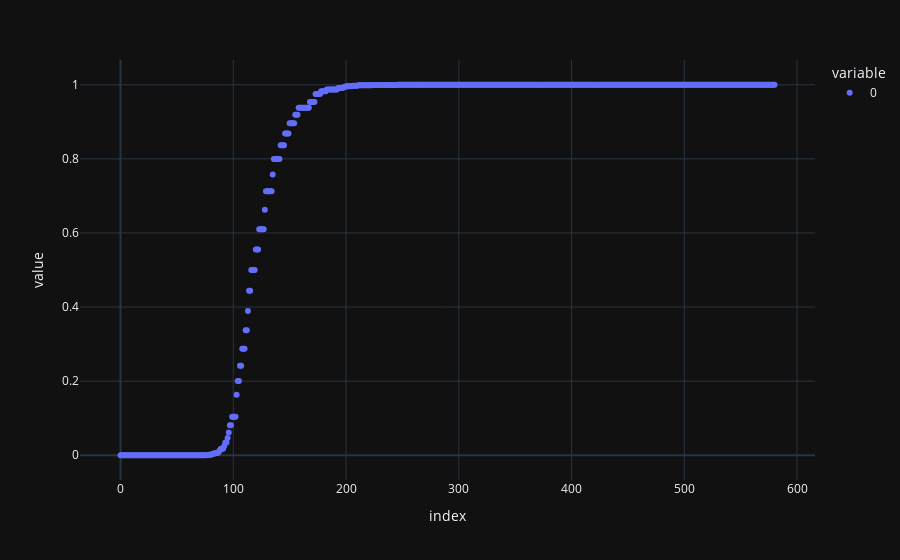

This figure's notebook cell:
### Code cell
import plotly.express as px
fig = px.scatter(temp)
fig.update_layout(template="plotly_dark")

### Figure 1 — Plotly figure (JSON) as saved in the notebook; plotly's stock layout.template omitted (floating-point values rounded to 4 significant figures; data arrays with more than 128 entries replaced by an {"elided": "..."} marker saying what was removed)
{"data": [{"hovertemplate": "variable=0<br>index=%{x}<br>value=%{y}<extra></extra>", "legendgroup": "0", "marker": {"color": "#636efa", "symbol": "circle"}, "mode": "markers", "name": "0", "orientation": "v", "showlegend": true, "type": "scatter", "x": {"elided": "581 int values"}, "xaxis": "x", "y": {"elided": "581 float values"}, "yaxis": "y"}], "layout": {"legend": {"title": {"text": "variable"}, "tracegroupgap": 0}, "margin": {"t": 60}, "xaxis": {"anchor": "y", "domain": [0, 1], "title": {"text": "index"}}, "yaxis": {"anchor": "x", "domain": [0, 1], "title": {"text": "value"}}}}
